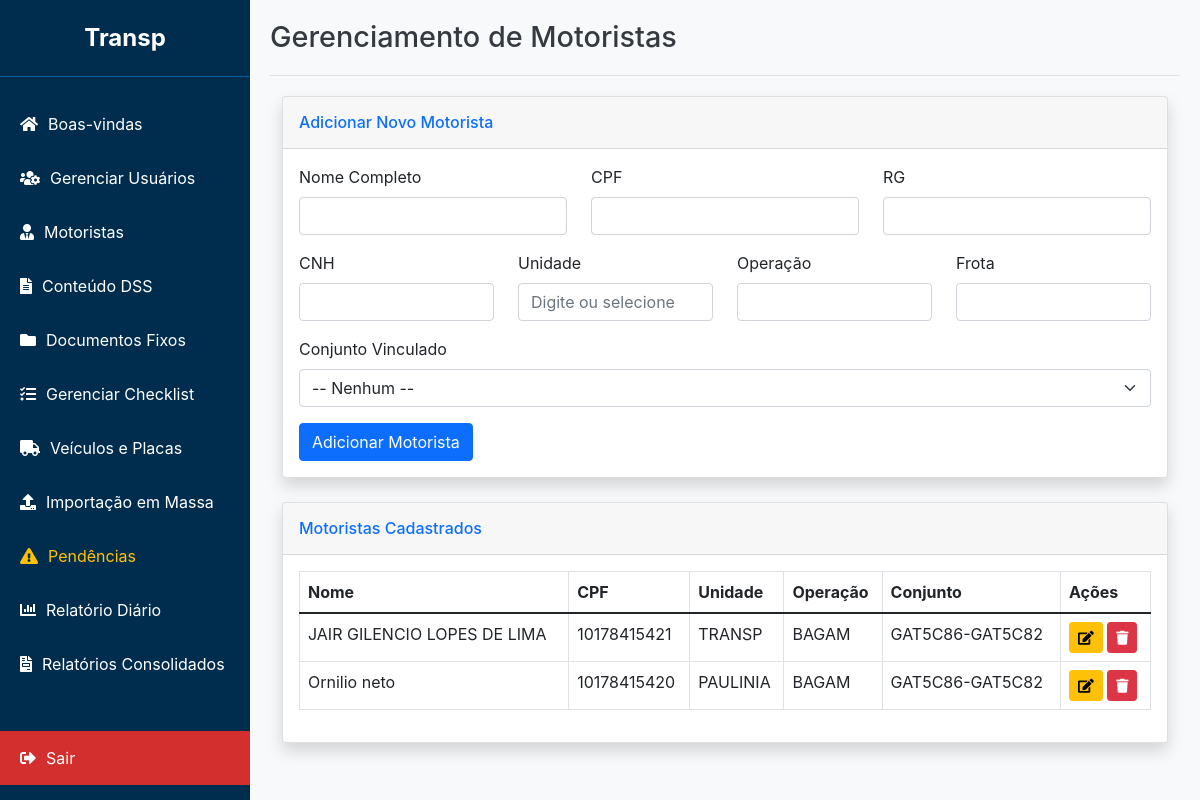
The app's page /admin/motoristas (signed in) with its own data.
### app/models.py (models this page shows, shortened)
class Motorista(db.Model):
    id = db.Column(db.Integer, primary_key=True)
    unidade = db.Column(db.String(100), nullable=True)
    operacao = db.Column(db.String(100), nullable=True)
    nome = db.Column(db.String(150), nullable=False)
    cpf = db.Column(db.String(14), unique=True, nullable=False)
    rg = db.Column(db.String(20))
    cnh = db.Column(db.String(20))
    frota = db.Column(db.String(50))
    password_hash = db.Column(db.String(256), nullable=True)
    veiculo_id = db.Column(db.Integer, db.ForeignKey('veiculo.id'), nullable=True)
    assinaturas = db.relationship('Assinatura', backref='motorista', lazy=True, cascade="all, delete-orphan")
    checklists_preenchidos = db.relationship('ChecklistPreenchido', backref='motorista', lazy=True, cascade="all, delete-orphan")

class Veiculo(db.Model):
    id = db.Column(db.Integer, primary_key=True)
    unidade = db.Column(db.String(100), nullable=True)
    operacao = db.Column(db.String(100), nullable=True)
    nome_conjunto = db.Column(db.String(100), unique=True, nullable=False)
    placa_cavalo_id = db.Column(db.Integer, db.ForeignKey('placa.id'), nullable=False)
    placa_carreta1_id = db.Column(db.Integer, db.ForeignKey('placa.id'), nullable=True)
    placa_carreta2_id = db.Column(db.Integer, db.ForeignKey('placa.id'), nullable=True)
    obs = db.Column(db.Text)
    placa_cavalo = db.relationship('Placa', foreign_keys=[placa_cavalo_id])
    placa_carreta1 = db.relationship('Placa', foreign_keys=[placa_carreta1_id])
    placa_carreta2 = db.relationship('Placa', foreign_keys=[placa_carreta2_id])
    motoristas = db.relationship('Motorista', backref='veiculo', lazy=True)
    checklists_preenchidos = db.relationship('ChecklistPreenchido', backref='veiculo', lazy=True, cascade="all, delete-orphan")
    pendencias = db.relationship('Pendencia', backref='veiculo', lazy=True, cascade="all, delete-orphan")

### app/routes.py (the view)
@admin_bp.route('/motoristas')
@login_required()
def motoristas():
    user_role = session.get('role')
    user_unidade = session.get('unidade')
    motoristas_query = Motorista.query
    veiculos_query = Veiculo.query
    if user_role != 'admin':
        motoristas_query = motoristas_query.filter(Motorista.unidade == user_unidade)
        veiculos_query = veiculos_query.filter(Veiculo.unidade == user_unidade)
    lista_motoristas = motoristas_query.order_by(Motorista.nome).all()
    veiculos = veiculos_query.order_by(Veiculo.nome_conjunto).all()
    return render_template('motoristas.html', motoristas=lista_motoristas, veiculos=veiculos)

### app/routes.py (called while the page is built)
def login_required(required_role=["admin", "master", "comum"]):
    def decorator(f):
        @wraps(f)
        def decorated_function(*args, **kwargs):
            if 'user_id' not in session:
                flash('Por favor, faça login para acessar esta página.', 'warning')
                return redirect(url_for('admin.login'))
            user_role = session.get('role')
            if user_role not in required_role:
                flash('Você não tem permissão para acessar esta página.', 'danger')
                return redirect(url_for('admin.dashboard'))
            return f(*args, **kwargs)
        return decorated_function
    return decorator

### app/templates/motoristas.html (shortened to what this page needs)
{% extends "base_adm.html" %}
{% block header %}Gerenciamento de Motoristas{% endblock %}
{% block content %}
<div class="container-fluid">
    <div class="card shadow mb-4">
        <div class="card-header py-3">
            <h6 class="m-0 font-weight-bold text-primary">Adicionar Novo Motorista</h6>
        </div>
        <div class="card-body">
            <form action="{{ url_for('admin.add_motorista') }}" method="POST">
                <div class="row mb-3">
                    <div class="col-md-4">
                        <label for="nome" class="form-label">Nome Completo</label>
                        <input type="text" class="form-control" id="nome" name="nome" required>
                    </div>
                    <div class="col-md-4">
                        <label for="cpf" class="form-label">CPF</label>
                        <input type="text" class="form-control" id="cpf" name="cpf" required>
                    </div>
                    <div class="col-md-4">
                        <label for="rg" class="form-label">RG</label>
                        <input type="text" class="form-control" id="rg" name="rg">
                    </div>
                </div>
                <div class="row mb-3">
                    <div class="col-md-3">
                        <label for="cnh" class="form-label">CNH</label>
                        <input type="text" class="form-control" id="cnh" name="cnh">
                    </div>
                    <div class="col-md-3">
                        <label for="unidade" class="form-label">Unidade</label>
                        {% if session.role == 'admin' %}
                            <input type="text" class="form-control" id="unidade" name="unidade" list="unidades_list" placeholder="Digite ou selecione" required>
                        {% else %}
                            <input type="text" class="form-control" id="unidade" name="unidade" value="{{ session.unidade }}" readonly>
                        {% endif %}
                    </div>
                    <div class="col-md-3">
                        <label for="operacao" class="form-label">Operação</label>
                        <input type="text" class="form-control" id="operacao" name="operacao">
                    </div>
                    <div class="col-md-3">
                        <label for="frota" class="form-label">Frota</label>
                        <input type="text" class="form-control" id="frota" name="frota">
                    </div>
                </div>
                <div class="row mb-3">
                    <div class="col-md-12">
                        <label for="veiculo_id" class="form-label">Conjunto Vinculado</label>
                        <select id="veiculo_id" name="veiculo_id" class="form-select">
                            <option value="">-- Nenhum --</option>
                        </select>
                    </div>
                </div>
                <button type="submit" class="btn btn-primary">Adicionar Motorista</button>
            </form>
        </div>
    </div>
    <div class="card shadow mb-4">
        <div class="card-header py-3">
            <h6 class="m-0 font-weight-bold text-primary">Motoristas Cadastrados</h6>
        </div>
        <div class="card-body">
            <div class="table-responsive">
                <table class="table table-bordered" id="dataTable" width="100%" cellspacing="0">
                    <thead>
                        <tr>
                            <th>Nome</th>
                            <th>CPF</th>
                            <th>Unidade</th>
                            <th>Operação</th>
                            <th>Conjunto</th>
                            <th>Ações</th>
                        </tr>
                    </thead>
                    <tbody>
                        {% for motorista in motoristas %}
                        <tr>
                            <td>{{ motorista.nome }}</td>
                            <td>{{ motorista.cpf }}</td>
                            <td>{{ motorista.unidade }}</td>
                            <td>{{ motorista.operacao or 'N/A' }}</td>
                            <td>{{ motorista.veiculo.nome_conjunto if motorista.veiculo else 'N/A' }}</td>
                            <td>
                                <button type="button" class="btn btn-warning btn-sm" data-bs-toggle="modal" data-bs-target="#editModal-{{ motorista.id }}">
                                    <i class="fas fa-edit"></i>
                                </button>
                                <button type="button" class="btn btn-danger btn-sm" data-bs-toggle="modal" data-bs-target="#deleteModal-{{ motorista.id }}">
                                    <i class="fas fa-trash"></i>
                                </button>
                            </td>
                        </tr>
                        {% endfor %}
                    </tbody>
                </table>
            </div>
        </div>
    </div>
</div>
{% endblock %}

### app/templates/base_adm.html (style rules this page uses)
:root { --sidebar-width: 250px; --header-height: 60px; --primary-blue: #002D4E; --light-blue: #005A9C; --logout-red: #d32f2f; --logout-red-hover: #c62828; --flash-success: #d4edda; --flash-success-text: #155724; --flash-error: #f8d7da; --flash-error-text: #721c24; --flash-info: #cce5ff; --flash-info-text: #004085; }
body { font-family: -apple-system, BlinkMacSystemFont, "Segoe UI", Roboto, "Helvetica Neue", Arial, sans-serif; margin: 0; background-color: #f8f9fa; }

### records on screen
Motorista: nome "JAIR GILENCIO LOPES DE LIMA", cpf "10178415421", unidade "TRANSP", operacao "BAGAM", veiculo "GAT5C86-GAT5C82"
Motorista: nome "Ornilio neto", cpf "10178415420", unidade "PAULINIA", operacao "BAGAM", veiculo "GAT5C86-GAT5C82"
